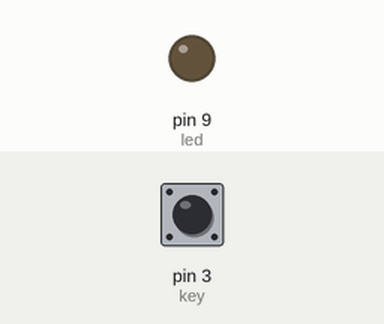
The sketch below on a simulated Arduino Uno, built with avr-gcc and run on an emulated ATmega328P. Shown: output pins drawn as LEDs (lit = HIGH). The inputs (shaded band) are chosen by the test bench; at power-on: pin 3 (key) LOW.

Above: at 1.2 s.
1.3 s: pin 3 (key) pulled HIGH for 0.15 s
At 1.37 s:
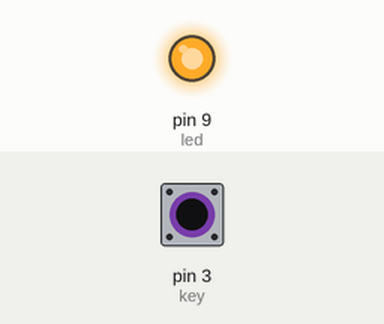
2.9 s: pin 3 (key) pulled HIGH for 3.2 s
At 6.7 s:
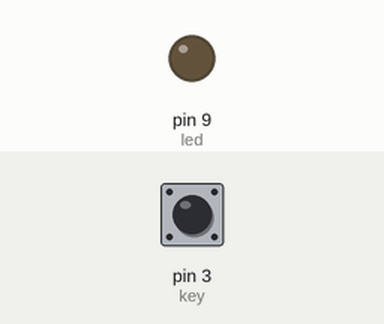
Timing chart, 0 to 8.2 s (numbered marks = the images above; inputs shaded):
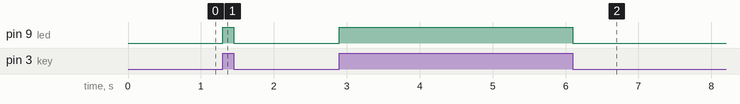

Measured:
- after the input at 1.3 s, pin 9 (led): LOW → HIGH at once, → LOW 0.15 s later
- after the input at 2.9 s, pin 9 (led): LOW → HIGH at once, → LOW 3.2 s later

The sketch:

ex2.ino
```cpp
int led = 9;
int key = 3;

void setup() {
  pinMode(led, OUTPUT);
  pinMode(key, INPUT);
}

void loop() {
  if (digitalRead(key) == HIGH) {
    digitalWrite(led, HIGH);
  } else {
    digitalWrite(led, LOW);
  }
}
```
